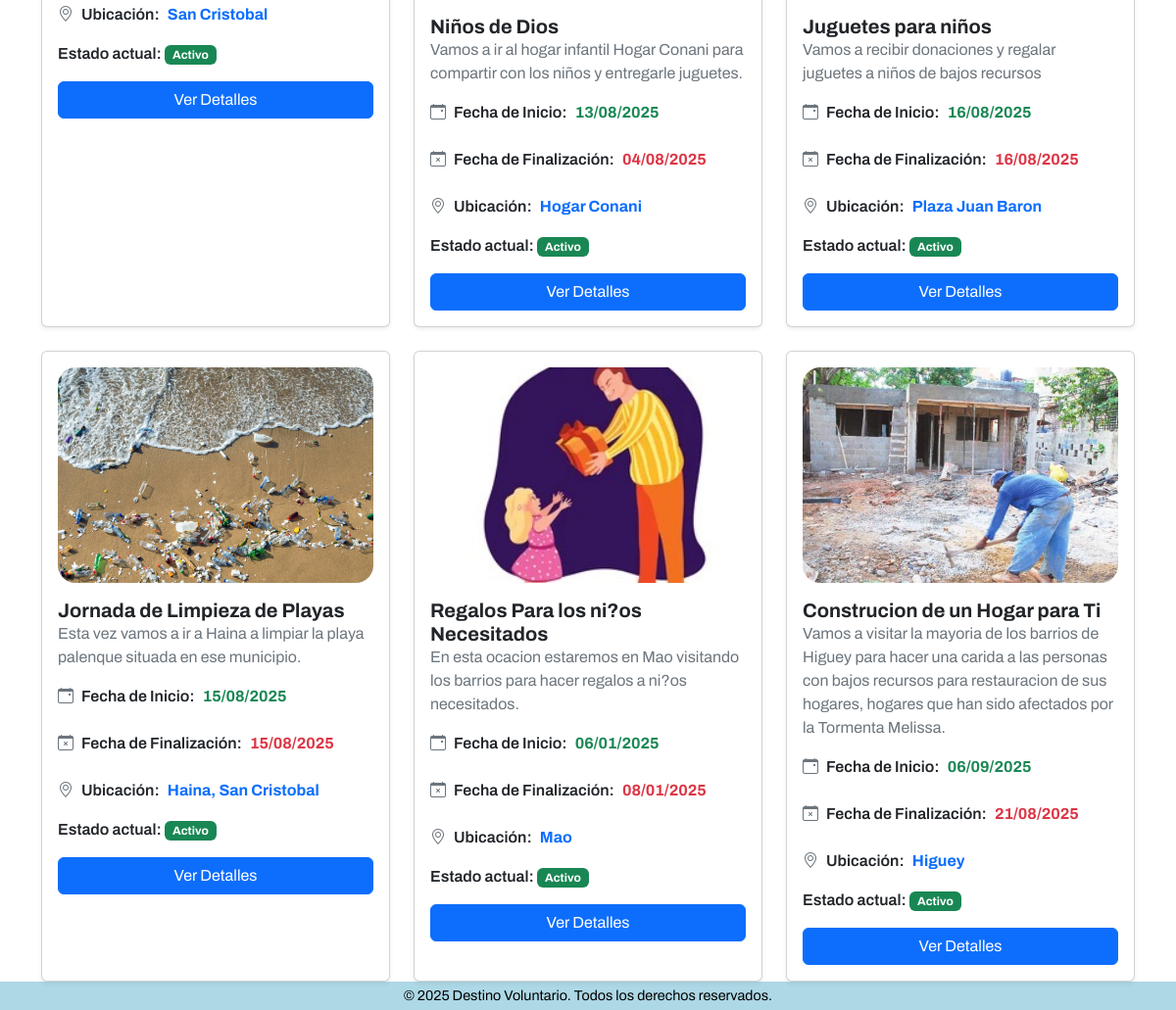
The app's page /proyectos/buscar/ (lower part), older data.
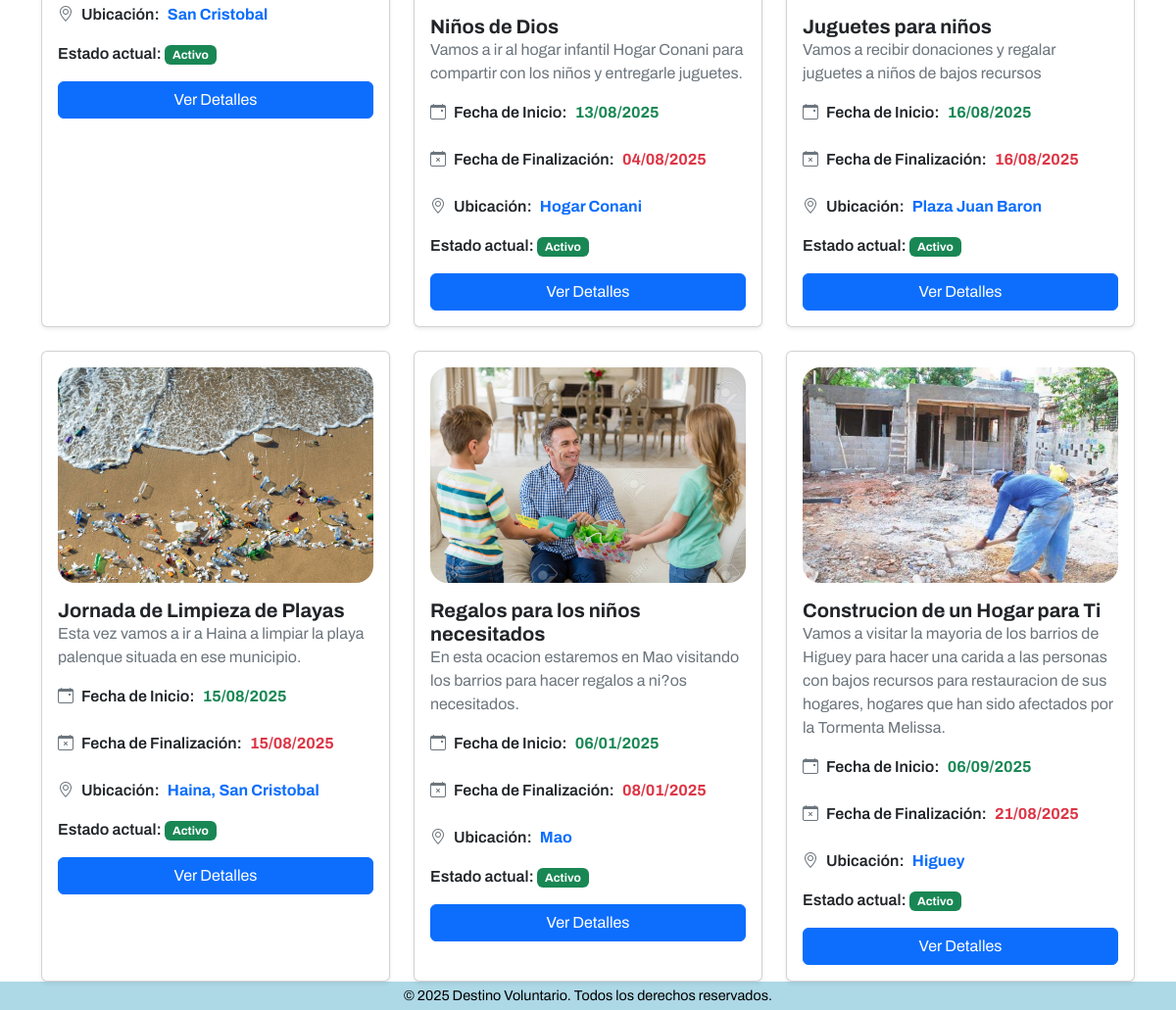
The same page, newer data.
### apps/proyectos/models.py (models this page shows, shortened)
class Proyecto(models.Model):
    ESTADOS = [
        ('activo', 'Activo'),
        ('cerrado', 'Cerrado'),
        ('evaluacion', 'En Evaluación'),
        ('finalizado', 'Finalizado'),
        ('cancelado', 'Cancelado'),
        ('reactivado', 'Reactivado'),
    ]
    organizacion = models.ForeignKey(Organizacion, on_delete=models.CASCADE)
    title = models.CharField(max_length=255)
    description = models.TextField()
    location = models.CharField(max_length=255)
    image = models.ImageField(upload_to='proyectos/', blank=True, null=True)
    start_date = models.DateField()
    end_date = models.DateField()
    status = models.CharField(max_length=20, choices=ESTADOS, default='activo')

### apps/proyectos/views.py (the view)
# urls.py: path('buscar/', buscar_proyectos, name='buscar_proyectos'),
def buscar_proyectos(request):
    query = request.GET.get('q', '')
    proyectos = Proyecto.objects.all()
    if query:
        proyectos = proyectos.filter(
            Q(title__icontains=query) |
            Q(description__icontains=query) |
            Q(location__icontains=query)
        )
    user = request.user
    return render(
        request,
        'proyectos/buscar_proyectos.html',
        {
            'proyectos': proyectos,
            'query': query,
            'user': user
        }
    )

### templates/proyectos/buscar_proyectos.html (shortened to what this page needs)
{% extends '../components/base.html' %}
{% block template %}
<div class="content-wrapper">
<div class="container">
    <div class="row row-cols-1 row-cols-md-2 row-cols-lg-3 g-4" id="proyectos-grid">
        {% include 'proyectos/listar_proyectos.html' %}
    </div>
</div>
</div>
{% include '../components/footer.html' %}
{% endblock %}

### templates/proyectos/listar_proyectos.html (shortened to what this page needs)
{% load dict_filters %}
{% if proyectos %}
        {% for proyecto in proyectos %}
        <div class="col">
        {% if forloop.last and proyectos.has_next %}
        <div class="card h-100 shadow-sm"
          hx-trigger="revealed"
          hx-get="{{ pagination_url }}?page={{ proyectos.number|add:1 }}"
          hx-target="#proyectos-grid"
        <div class="card h-100 shadow-lg border-0 p-2" style="border-radius: 20px;">
        {% else %}
        <div class="card h-100 shadow-sm">
        {% endif %}
          <div class="card-body">
            <div style="position:relative;">
              {% if proyecto.image %}
                <img src="{{ proyecto.image.url }}" alt="Imagen del proyecto" class="w-100 mb-3" style="height: 220px; object-fit: cover; border-radius: 18px;">
              {% else %}
                <img src="/static/images/ocean.jpg" alt="Imagen del proyecto" class="w-100 mb-3" style="height: 220px; object-fit: cover; border-radius: 18px;">
              {% endif %}
            </div>
            <div class="card-body p-0">
              <h4 class="fw-bold mb-0" style="font-size:1.25rem;">{{ proyecto.title }}</h4>
              <p class="text-secondary mb-3" style="font-size:1.0rem;">{{ proyecto.description }}</p>
              <div class="d-flex flex-wrap gap-4 mb-3">
                <div class="d-flex align-items-center gap-2">
                  <i class="bi bi-calendar-event text-secondary"></i>
                  <span class="fw-semibold">Fecha de Inicio:</span>
                  <span class="fw-bold text-success">{{ proyecto.start_date|date:"d/m/Y" }}</span>
                </div>
                <div class="d-flex align-items-center gap-2">
                  <i class="bi bi-calendar-x text-secondary"></i>
                  <span class="fw-semibold">Fecha de Finalización:</span>
                  <span class="fw-bold text-danger">{{ proyecto.end_date|date:"d/m/Y" }}</span>
                </div>
                <div class="d-flex align-items-center gap-2">
                  <i class="bi bi-geo-alt text-secondary"></i>
                  <span class="fw-semibold">Ubicación:</span>
                  <a href="#" class="fw-bold text-primary text-decoration-none">{{ proyecto.location }}</a>
                </div>
              </div>
              <div class="mb-3">
                <span class="fw-semibold">Estado actual:</span>
                {% if proyecto.status == 'activo' %}
                  <span class="badge bg-success">Activo</span>
                {% else %}
                  <span class="badge bg-secondary">Inactivo</span>
                {% endif %}
              </div>
              <div class="d-flex gap-2 mt-2">
                <a href="{% url 'detalle_proyecto' proyecto.id %}" class="btn btn-primary flex-fill">Ver Detalles</a>
              </div>
            </div>
          </div>
        </div>
      </div>
        {% endfor %}
{% else %}
<p>No hay proyectos disponibles.</p>
{% endif %}

Row changes from the older to the newer data that the page shows:
changed Proyecto "Mao": image: a different picture; title "Regalos Para los ni?os Necesitados" → "Regalos para los niños necesitados"
